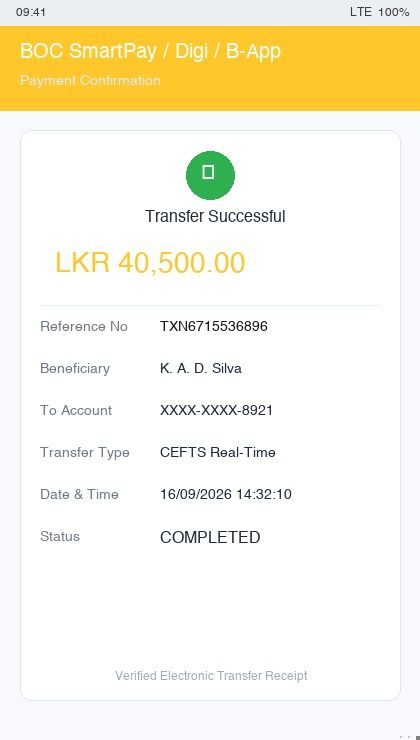
#> input picture web/samples/boc_tampered_ref.png, 420 x 740 px
$ python -i xai_gradcam.py   (imports and definitions only)   (older library calls are emulated)
#> lines starting #> are read from the running program, lines starting #| are printed output that depends on the picture; after the words box and inside, x2 and y2 are one past the last pixel; in counts of white or black regions, pixels touching at a corner belong together
### core/forensics/utils.py
"""
Image utilities for VeriSlip forensics pipeline.
Handles format conversions, base64 encoding/decoding, and OpenCV/PIL adapters.
"""

import io
import base64
from typing import Tuple, Optional, Union
import numpy as np
from PIL import Image
import cv2

# [25 lines left out: functions bytes_to_pil, pil_to_bytes, pil_to_cv2, cv2_to_pil, not called in this run]

def cv2_to_base64(cv2_img: np.ndarray, format: str = ".png") -> str:
    """Encode OpenCV image directly to base64 data URI."""
    success, encoded = cv2.imencode(format, cv2_img)
    if not success:
        raise ValueError("Failed to encode image to base64")
    b64_str = base64.b64encode(encoded).decode("utf-8")
    mime = "image/png" if format == ".png" else "image/jpeg"
    return f"data:{mime};base64,{b64_str}"

# [17 lines left out: functions pil_to_base64, normalize_dimensions, not called in this run]

### core/forensics/xai_gradcam.py
"""Gradient-weighted class activation mapping helpers for Layer 4 forensic attribution."""

from __future__ import annotations

from typing import Any, Dict, List, Optional, Tuple

import cv2
import numpy as np
from PIL import Image

from core.forensics.utils import cv2_to_base64

try:  # pragma: no cover - optional dependency
    import torch
    import torch.nn.functional as F
except ImportError:  # pragma: no cover - optional dependency
    torch = None
    F = None


# [20 lines left out: function compute_iou, not called in this run]


class Layer4GradCAM:
    """Generate Grad-CAM saliency and a counterfactual reconstruction for Layer 4 tamper evidence."""

    # [190 lines left out: functions __init__, attach_hooks, _as_rgb_array, _coerce_forensic_tensor, _resolution_fit, _smooth_heatmap and 7 more, not called in this run]

    def compute_gradcam(self, image: Image.Image, forensic_input: Optional[np.ndarray] = None, ground_truth_box: Optional[List[int]] = None) -> Dict[str, Any]:
        """Backward compatible alias for Grad-CAM generation."""
        return self.generate(image, forensic_input=forensic_input, ground_truth_box=ground_truth_box)


GradCAMForensics = Layer4GradCAM
GradCAMVisualizer = Layer4GradCAM


__all__ = [
    "Layer4GradCAM",
    "GradCAMForensics",
    "GradCAMVisualizer",
    "compute_iou",
]

>>> from PIL import Image
>>> picture = Image.open('../../web/samples/boc_tampered_ref.png')
#> picture is the input picture: PIL image 420x740 RGB; mean R, G, B 248.3, 243.6, 226.4
>>> result = Layer4GradCAM().generate(picture)
#> in _fallback_heatmap, `gray = cv2.cvtColor(np.uint8(np.clip(rgb, 0, 255)), cv2.COLOR_RGB2GRAY..`:
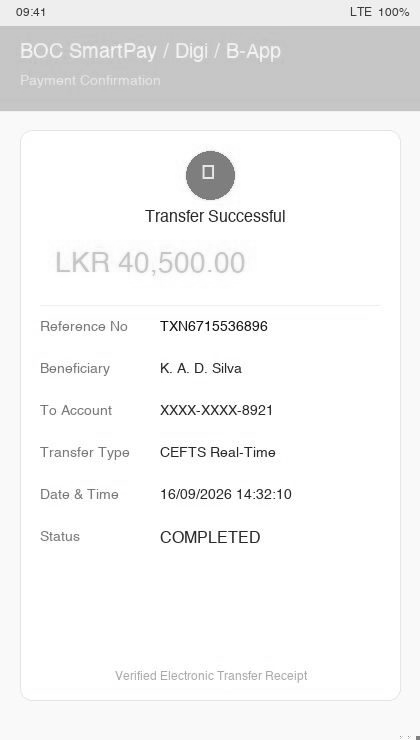
#> gray: shape (740, 420) float32; min 6, max 255, mean 243.1
#> in _fallback_heatmap, `residual = cv2.GaussianBlur(residual, (31, 31), 0)`:
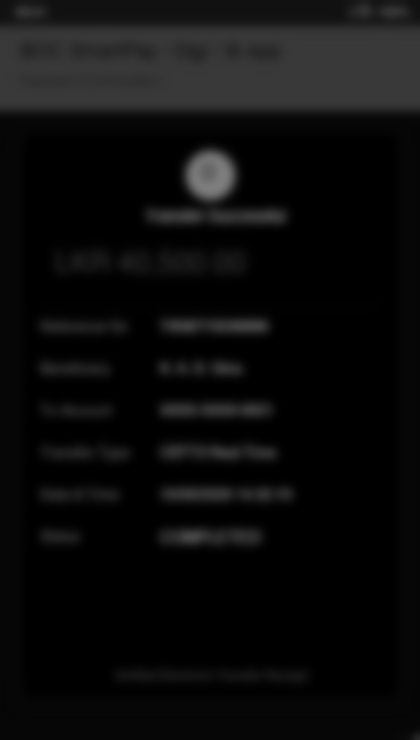
#> residual: shape (740, 420) float32; min 0, max 126.2, mean 11.9
#> in _bbox_from_heatmap, `mask = heatmap > np.percentile(heatmap, 90)`:
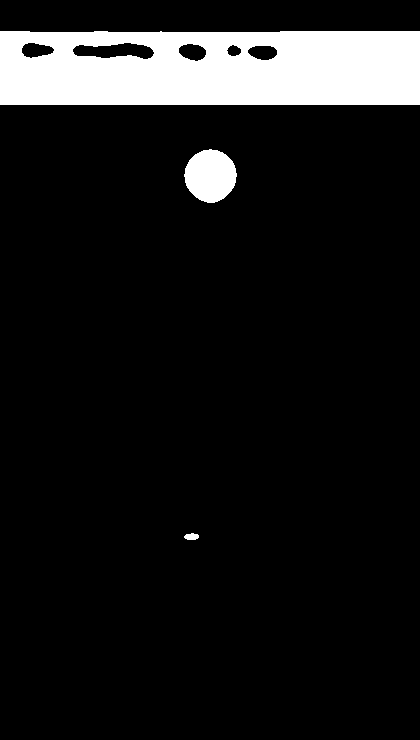
#> mask: shape (740, 420) bool; 10% white; 3 white regions, box (x1, y1, x2, y2) and area: (0, 31, 420, 105) 28845, (184, 149, 237, 203) 2154, (184, 533, 199, 540) 81
#> in _bbox_from_heatmap, `x1, x2 = int(xs.min()), int(xs.max())`: x1 = 0; x2 = 419
#> in _bbox_from_heatmap, `y1, y2 = int(ys.min()), int(ys.max())`: y1 = 31; y2 = 539
#> in generate, `bbox = self._bbox_from_heatmap(smoothed)`: bbox = [0, 31, 420, 509]
#> in _smooth_heatmap (call 2), `heatmap = cv2.GaussianBlur(heatmap, (31, 31), 0)`:
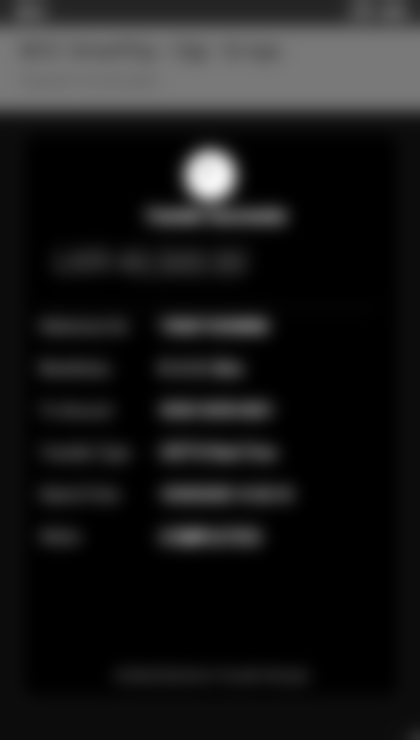
#> heatmap: shape (740, 420) float32; min 0, max 0.966, mean 0.0997
#> in _build_overlay, `heatmap_3 = cv2.applyColorMap(np.uint8(255 * self._smooth_heatmap(heat..`:
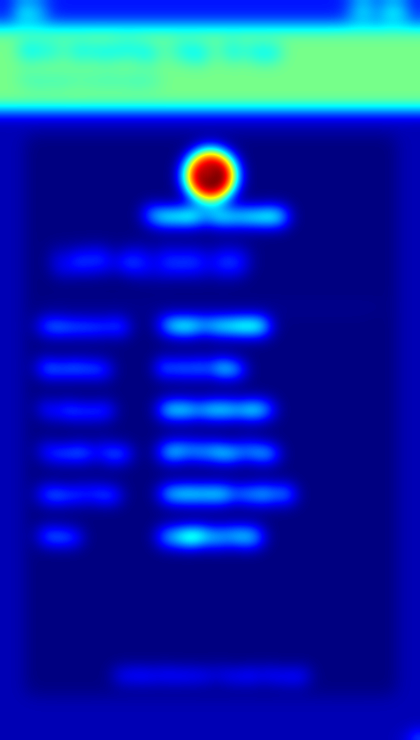
#> heatmap_3: shape (740, 420, 3); mean B, G, R 169.4, 39.7, 10.2
#> in _build_overlay, `overlay = cv2.addWeighted(image.astype(np.uint8), 0.65, heatmap_3, 0.3..`:
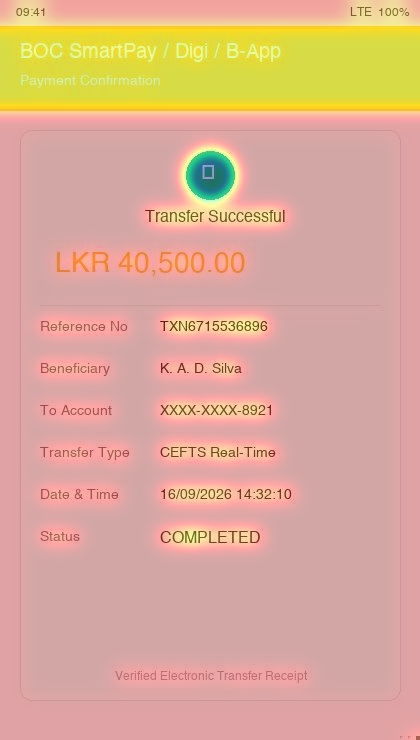
#> overlay: shape (740, 420, 3); mean R, G, B 220.8, 172.4, 150.8
#> in _counterfactual_from_heatmap, `mask = smoothed >= np.percentile(smoothed, 85)`: mask: shape (740, 420) bool; 15% white; 11 white regions (1 under 20 px), largest, box (x1, y1, x2, y2) and area: (0, 0, 420, 112) 39713, (157, 146, 280, 223) 4398, (209, 319, 263, 333) 589
#> in _counterfactual_from_heatmap, `mask = cv2.morphologyEx(mask, cv2.MORPH_DILATE, kernel)`: mask: shape (740, 420); values 0 (black) and 1 (white), 20.2% white; 8 white regions, largest, box (x1, y1, x2, y2) and area: (0, 0, 420, 119) 45503, (150, 139, 287, 230) 7769, (164, 312, 270, 340) 2695
#> in _counterfactual_from_heatmap, `counterfactual[mask > 0] = blurred[mask > 0]`:
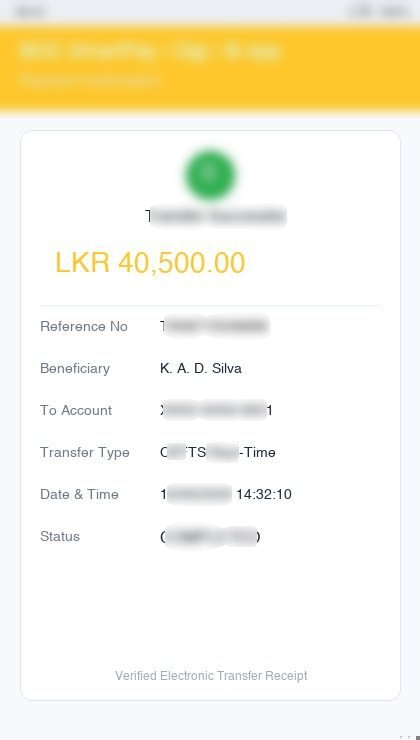
#> counterfactual: shape (740, 420, 3); 17.15% of pixels changed, all inside (x1, y1, x2, y2) = (0, 0, 420, 552)
#> result = 8 items
